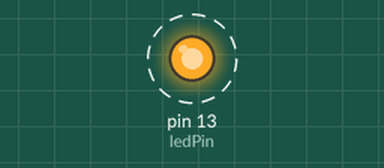
Bench run of a sketch on a simulated Arduino Uno, built with avr-gcc and run on an emulated ATmega328P. Shown: output pins drawn as LEDs (lit = HIGH). Dashed ring = blinking.

Above: at 0.15 s.
Timing chart, 0 to 3.0 s (numbered marks = the images above):
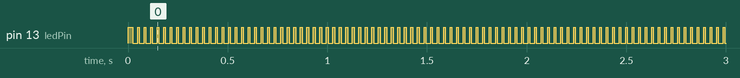

The sketch:

Timer_compare_interrupt.ino
```cpp
/*Every time the timer’s count is equal to a value, an interrupt occurs. This is called Timer Compare Interrupt.
  When using timer overflow interrupt, the interrupt triggers after 255 counts.
  In compare mode, the interrupt triggers from any count value that we set!
  Not only that, but you can compare the timer value to two values.
  There are two possible comparisons, A and B. To compare to A, the timer value is compared to the OCRxA register
  where 'x' is the timer number. Thus, for Timer2 the register is OCR2A.
  For example, if I want the interrupt to trigger after 128 counts, this must be the value of OCR2A.
  To compare to B, the value to be compared must be written to the OCR2B register.
  So let’s say I want another interrupt to trigger at count 254, then OCR2B = 254.
  To know if Compare A or Compare B have triggered an interrupt, we refer to their corresponding vectors: TIMER2_COMPA and TIMER2_COMPB.
  Of course, we still need to enable the compare interrupt first. Setting bits OCIEA and OCIEB on the TIMSK2 register does this.
  With a 16Mhz clock, 2^8 or 256 timer counts & a divisor of 1024 the overflow time is 16.384mS, but the LED changes state twice in
  this period so flashes at 61 Hz i.e. quite difficult to see!
*/
const int ledPin = 13; //digital pin 13, or D13, or Port B5
                       //The const keyword stands for constant. It is a variable qualifier that modifies the behavior
                       //of the variable, making it "read-only".  Preferred to #define method.
volatile byte state = LOW; //volatile stores state in SRAM not a CPU register

void setup() {
   pinMode(ledPin, OUTPUT);
   TIMSK2 = (TIMSK2 & B11111001) | 0x06; //Bits 2 & 1 of TIMSK2 (Timer 2 Interrupt Mask register)
                                         //Bit 2 – OCIEB: Timer/Counter2, Output Compare B Match Interrupt Enable
                                         //Bit 1 – OCIEA: Timer/Counter2, Output Compare A Match Interrupt Enable
                                         //using a mask to protect other bits
   TCCR2B = (TCCR2B & B11111000) | 0x07; //Bits 2:0 – CS2[2:0]: Clock Select of TCCR2B (Timer 2 Control Register B)
                                         //use mask so that only the least three significant bits
                                         //are affected. 0x07 = clkI/O/1024 (From prescaler)
   OCR2A = 128; //Bits 7:0 – OCR2A[7:0]: Timer 2 Output Compare register A
   OCR2B = 254; //Bits 7:0 – OCR2B[7:0]: Timer 2 Output Compare register B
}
void loop() {
   digitalWrite(ledPin, state); //write variable state to the LED
}
ISR(TIMER2_COMPA_vect){
   state = LOW; //set the variable state low
}
ISR(TIMER2_COMPB_vect){
   state = HIGH; //set the variable state high
}
```

Measured:
- by itself, pin 13 (ledPin): alternates HIGH for 0.01 s and LOW for 0.02 s
